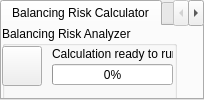
                 <widget class="QTabWidget" name="tabWidget_2">
                  <property name="currentIndex">
                   <number>0</number>
                  </property>
                  <widget class="QWidget" name="tab_5">
                   <attribute name="title">
                    <string>Balancing Risk Calculator</string>
                   </attribute>
                   <widget class="QWidget" name="horizontalLayoutWidget_3">
                    <property name="geometry">
                     <rect>
                      <x>0</x>
                      <y>0</y>
                      <width>621</width>
                      <height>251</height>
                     </rect>
                    </property>
                    <layout class="QHBoxLayout" name="horizontalLayout_8" stretch="0,100,0">
                     <property name="spacing">
                      <number>0</number>
                     </property>
                     <item>
                      <widget class="QGroupBox" name="groupBox_2">
                       <property name="minimumSize">
                        <size>
                         <width>175</width>
                         <height>0</height>
                        </size>
                       </property>
                       <property name="title">
                        <string>Balancing Risk Analyzer</string>
                       </property>
                       <widget class="QTableWidget" name="tableWidget">
                        <property name="geometry">
                         <rect>
                          <x>0</x>
                          <y>100</y>
                          <width>171</width>
                          <height>151</height>
                         </rect>
                        </property>
                        <attribute name="horizontalHeaderDefaultSectionSize">
                         <number>40</number>
                        </attribute>
                        <row>
                         <property name="text">
                          <string>Best return</string>
                         </property>
                        </row>
                        <row>
                         <property name="text">
                          <string>Lowest vola</string>
                         </property>
                        </row>
                        <row>
                         <property name="text">
                          <string>Worst return</string>
                         </property>
                        </row>
                        <row>
                         <property name="text">
                          <string>Highest vola</string>
                         </property>
                        </row>
                        <column>
                         <property name="text">
                          <string>return</string>
                         </property>
                        </column>
                        <column>
                         <property name="text">
                          <string>volat.</string>
                         </property>
                        </column>
                       </widget>
                       <widget class="QPushButton" name="blc_riskCalc">
                        <property name="geometry">
                         <rect>
                          <x>0</x>
                          <y>20</y>
                          <width>40</width>
                          <height>40</height>
                         </rect>
                        </property>
                        <property name="minimumSize">
                         <size>
                          <width>35</width>
                          <height>35</height>
                         </size>
                        </property>
                        <property name="text">
                         <string/>
                        </property>
                        <property name="icon">
                         <iconset>
                          <normaloff>resources/Oxygen-Icons.org-Oxygen-Apps-accessories-calculator.ico</normaloff>resources/Oxygen-Icons.org-Oxygen-Apps-accessories-calculator.ico</iconset>
                        </property>
                        <property name="iconSize">
                         <size>
                          <width>40</width>
                          <height>40</height>
                         </size>
                        </property>
                       </widget>
                       <widget class="QLabel" name="label_10">
                        <property name="geometry">
                         <rect>
                          <x>50</x>
                          <y>20</y>
                          <width>121</width>
                          <height>16</height>
                         </rect>
                        </property>
                        <property name="text">
                         <string>Calculation ready to run</string>
                        </property>
                       </widget>
                       <widget class="QProgressBar" name="progressBar">
                        <property name="enabled">
                         <bool>true</bool>
                        </property>
                        <property name="geometry">
                         <rect>
                          <x>50</x>
                          <y>38</y>
                          <width>121</width>
                          <height>21</height>
                         </rect>
                        </property>
                        <property name="value">
                         <number>0</number>
                        </property>
                        <property name="textVisible">
                         <bool>true</bool>
                        </property>
                        <property name="invertedAppearance">
                         <bool>false</bool>
                        </property>
                       </widget>
                       <widget class="Line" name="line">
                        <property name="geometry">
                         <rect>
                          <x>0</x>
                          <y>90</y>
                          <width>171</width>
                          <height>16</height>
                         </rect>
                        </property>
                        <property name="orientation">
                         <enum>Qt::Horizontal</enum>
                        </property>
                       </widget>
                      </widget>
                     </item>
                     <item>
                      <layout class="QVBoxLayout" name="rebalRiskGraphLayout">
                       <property name="spacing">
                        <number>0</number>
                       </property>
                      </layout>
                     </item>
                     <item>
                      <widget class="QGroupBox" name="groupBox_9">
                       <property name="title">
                        <string>GroupBox</string>
                       </property>
                       <widget class="QRadioButton" name="radioButton">
                        <property name="geometry">
                         <rect>
                          <x>10</x>
                          <y>20</y>
                          <width>41</width>
                          <height>17</height>
                         </rect>
                        </property>
                        <property name="text">
                         <string>2D</string>
                        </property>
                       </widget>
                       <widget class="QRadioButton" name="radioButton_2">
                        <property name="geometry">
                         <rect>
                          <x>10</x>
                          <y>40</y>
                          <width>41</width>
                          <height>17</height>
                         </rect>
                        </property>
                        <property name="text">
                         <string>3D</string>
                        </property>
                       </widget>
                       <widget class="QPushButton" name="pushButton_3">
                        <property name="geometry">
                         <rect>
                          <x>0</x>
                          <y>60</y>
                          <width>61</width>
                          <height>23</height>
                         </rect>
                        </property>
                        <property name="text">
                         <string>2 Window</string>
                        </property>
                       </widget>
                      </widget>
                     </item>
                    </layout>
                   </widget>
                  </widget>
                  <widget class="QWidget" name="tab_6">
                   <attribute name="title">
                    <string>Return / Volatility optimizer</string>
                   </attribute>
                  </widget>
                  <widget class="QWidget" name="tab_7">
                   <attribute name="title">
                    <string>Rainy Day Fund Strategizer</string>
                   </attribute>
                  </widget>
                 </widget>
